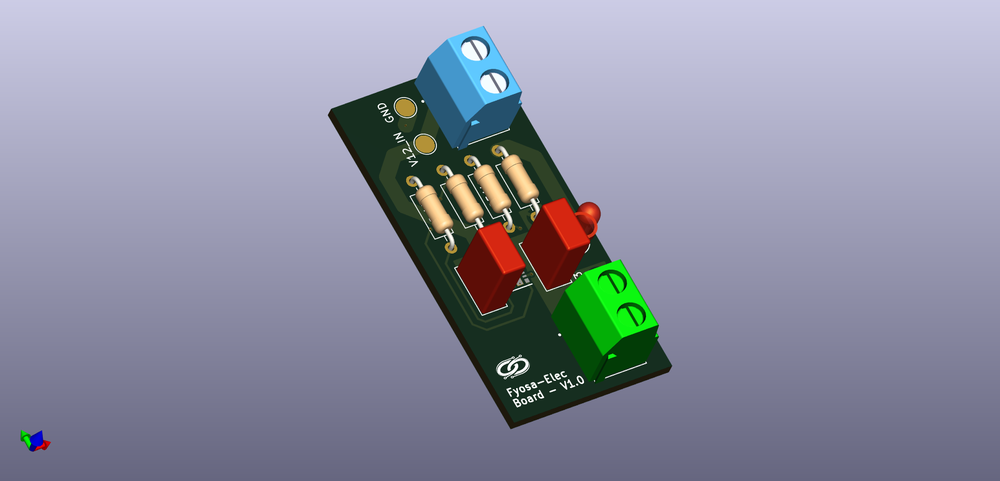
#> input picture hardware/3d/buck_3V3.png, 1000 x 481 px, shrunk from 1918 x 922 before the run
$ python -i anchor_roi.py   (imports and definitions only)
#> lines starting #> are read from the running program, lines starting #| are printed output that depends on the picture; after the words box and inside, x2 and y2 are one past the last pixel; in counts of white or black regions, pixels touching at a corner belong together
#> further down, picture is the input picture: shape (481, 1000, 3); mean B, G, R 161.4, 143.1, 140.3
"""
Anchor-based ROI extraction.

Find a fixed label (anchor text) on the straightened card using OCR,
then derive ROI boxes relative to that anchor.
"""

from typing import Dict, Optional, Tuple
import cv2
import numpy as np
import pytesseract


def _preprocess_for_anchor(image: np.ndarray) -> np.ndarray:
    """Preprocess image to improve anchor text OCR."""
    gray = cv2.cvtColor(image, cv2.COLOR_BGR2GRAY)
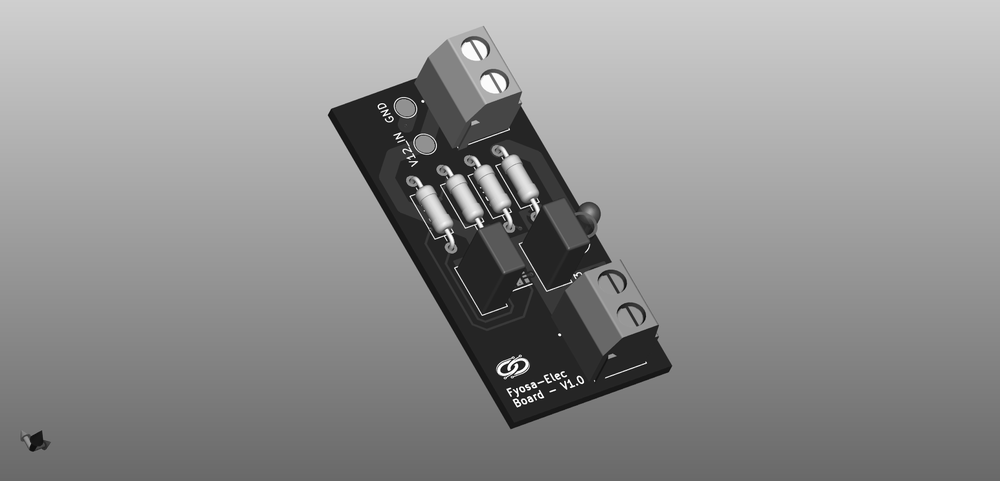
#> gray: shape (481, 1000); min 6, max 255, mean 144.4
    gray = cv2.GaussianBlur(gray, (3, 3), 0)
    # Increase contrast with adaptive thresholding
    thresh = cv2.adaptiveThreshold(
        gray, 255, cv2.ADAPTIVE_THRESH_GAUSSIAN_C,
        cv2.THRESH_BINARY, 21, 10
    )
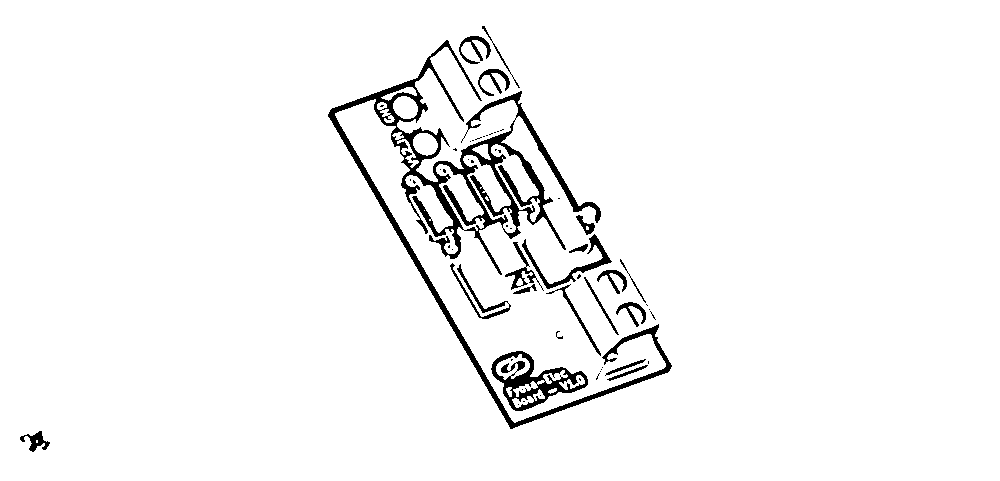
#> thresh: shape (481, 1000); 96.2% white; 59 black regions (39 under 20 px), largest, box (x1, y1, x2, y2) and area: (328, 40, 672, 429) 11907, (491, 351, 588, 411) 1942, (522, 234, 612, 289) 719
    return thresh


# [96 lines left out: functions find_anchor_box, derive_rois_from_anchor, not called in this run]

>>> import cv2
>>> picture = cv2.imread('../../hardware/3d/buck_3V3.png')
>>> result = _preprocess_for_anchor(picture)

$ run again, on hardware/3d/motor_driver.png
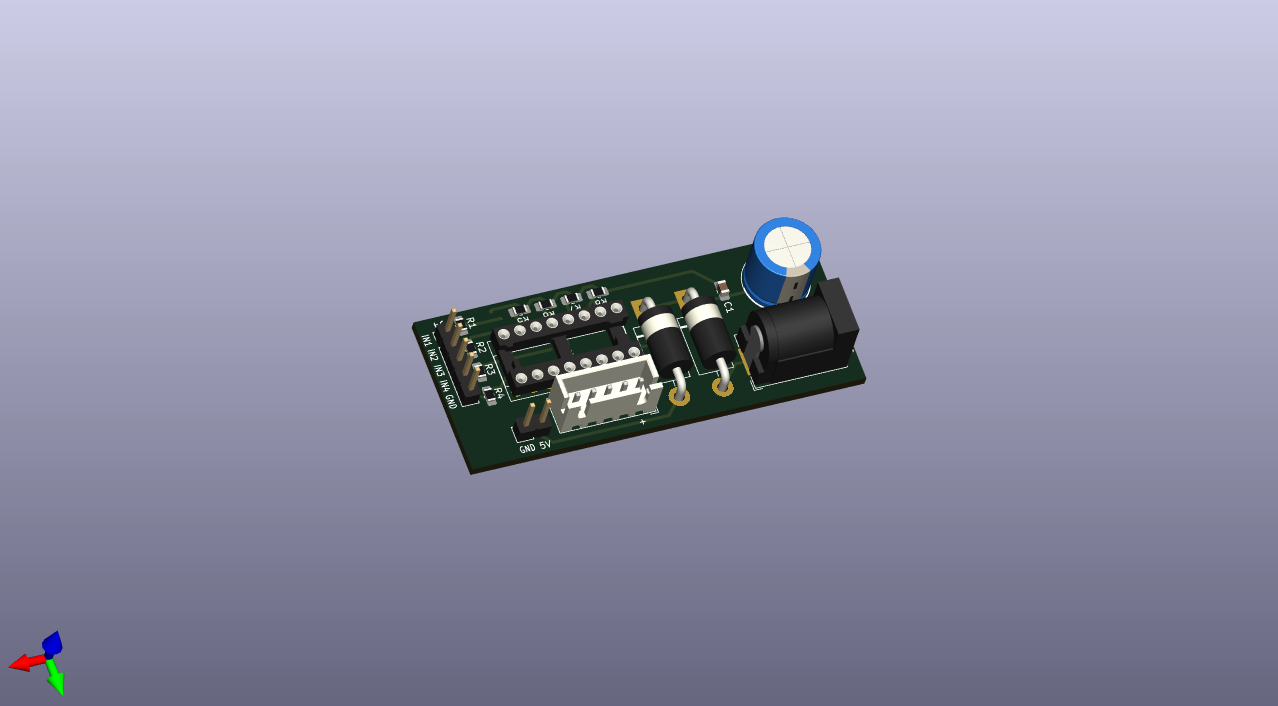
#> input picture hardware/3d/motor_driver.png, 1278 x 706 px
#> picture is the input picture: shape (706, 1278, 3); mean B, G, R 170.1, 147.1, 146.3
#> in _preprocess_for_anchor, `gray = cv2.cvtColor(image, cv2.COLOR_BGR2GRAY)`:
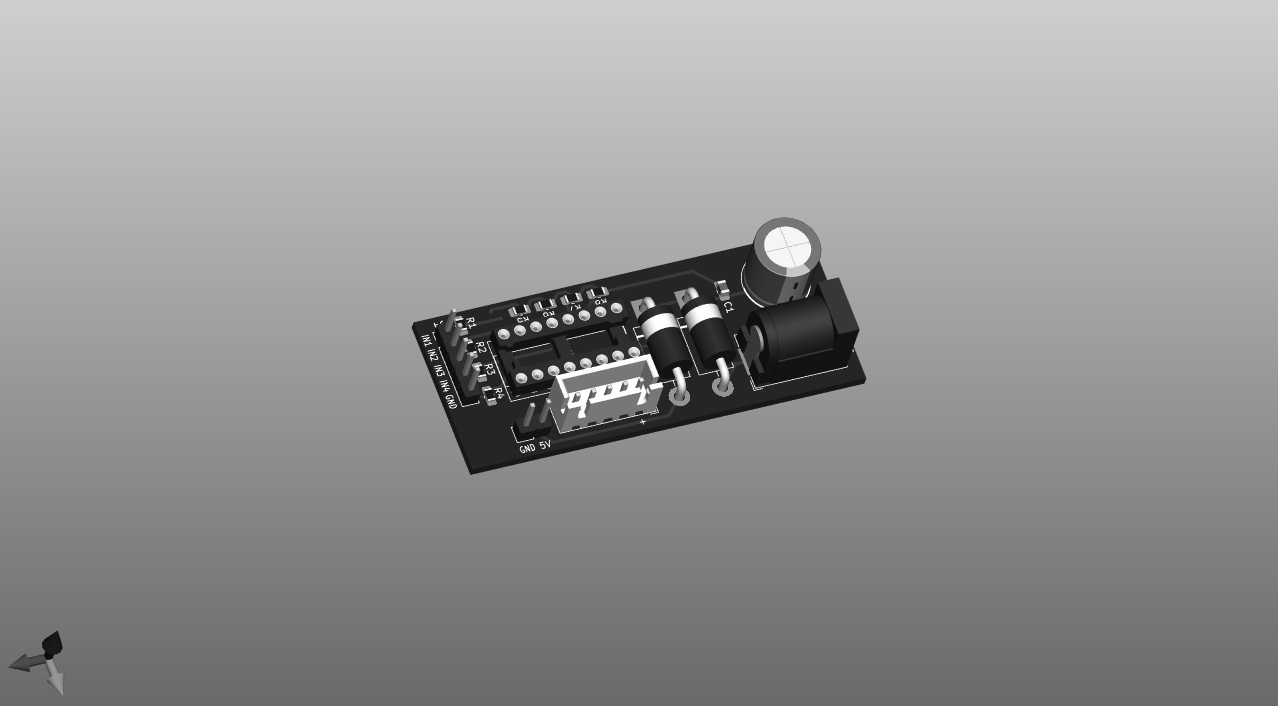
#> gray: shape (706, 1278); min 10, max 255, mean 149.6
#> in _preprocess_for_anchor, `thresh = cv2.adaptiveThreshold( gray, 255, cv2.ADAPTIVE_THRESH_GAUSSIA..`:
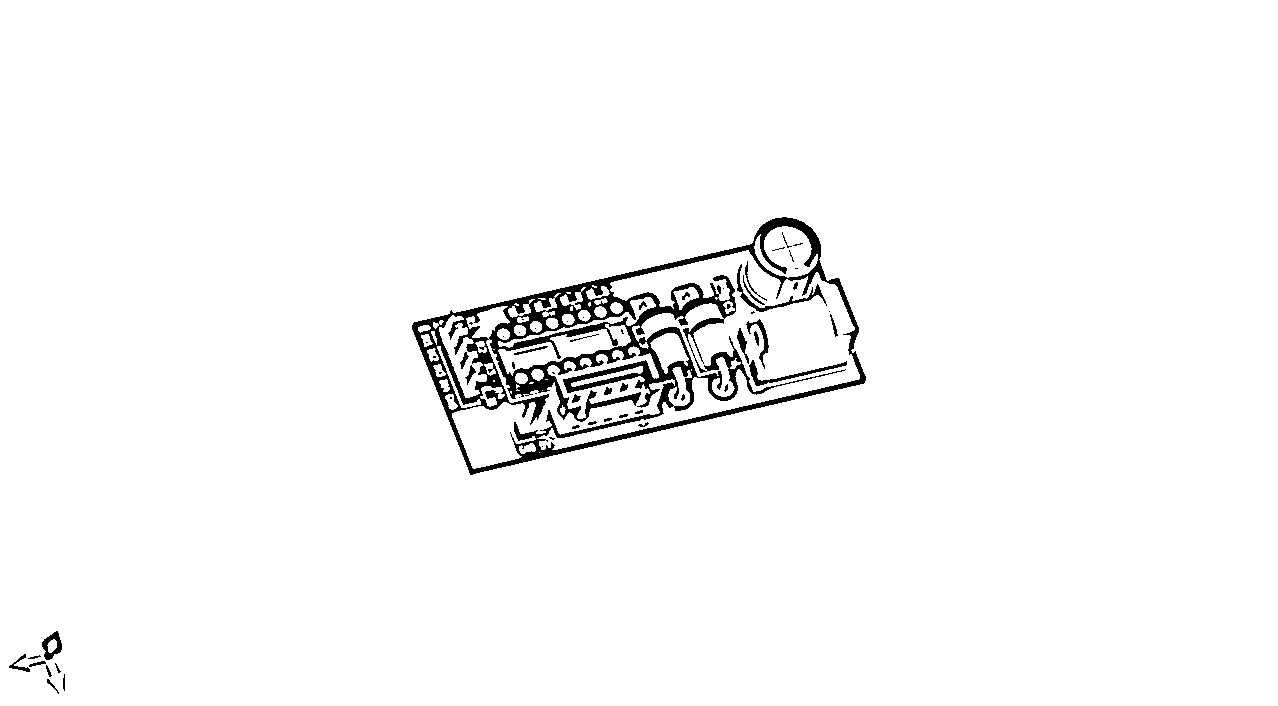
#> thresh: shape (706, 1278); 97.3% white; 62 black regions (28 under 20 px), largest, box (x1, y1, x2, y2) and area: (412, 217, 866, 475) 21847, (737, 264, 827, 312) 473, (749, 360, 847, 386) 435

$ run again, on hardware/3d/reverse_polarity.png
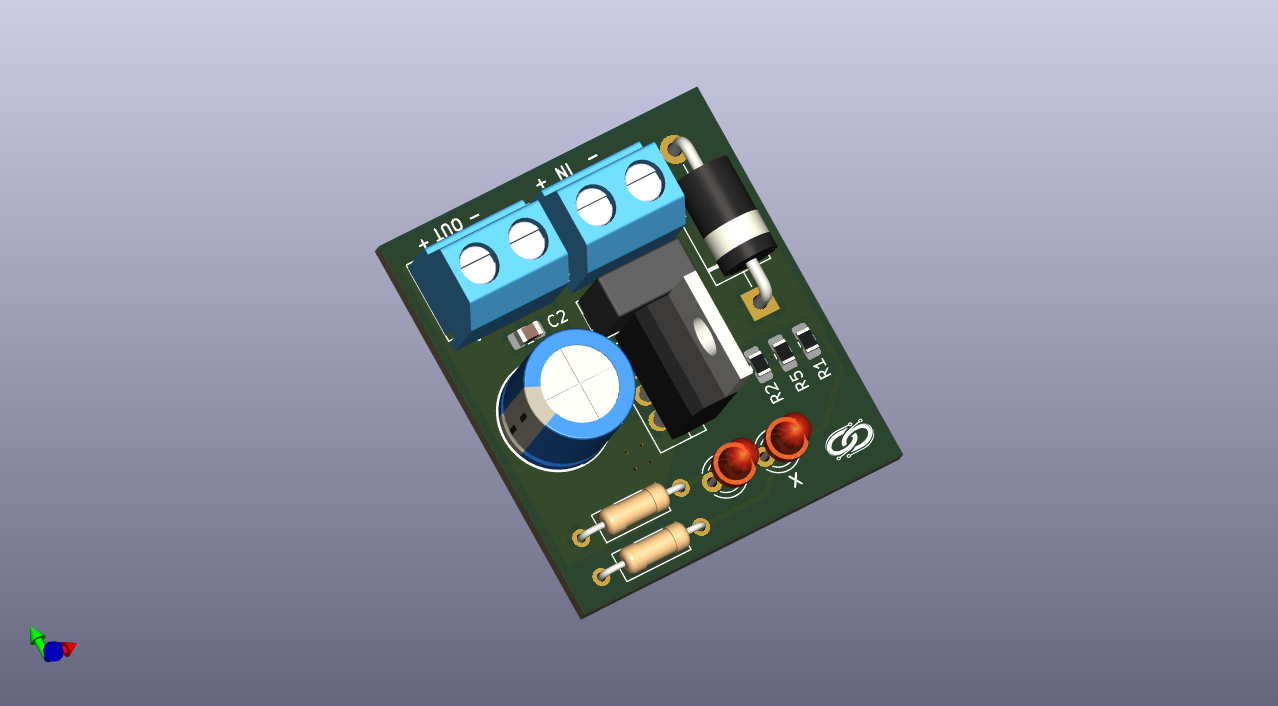
#> input picture hardware/3d/reverse_polarity.png, 1278 x 706 px
#> picture is the input picture: shape (706, 1278, 3); mean B, G, R 164.8, 144.9, 141.4
#> in _preprocess_for_anchor, `gray = cv2.cvtColor(image, cv2.COLOR_BGR2GRAY)`:
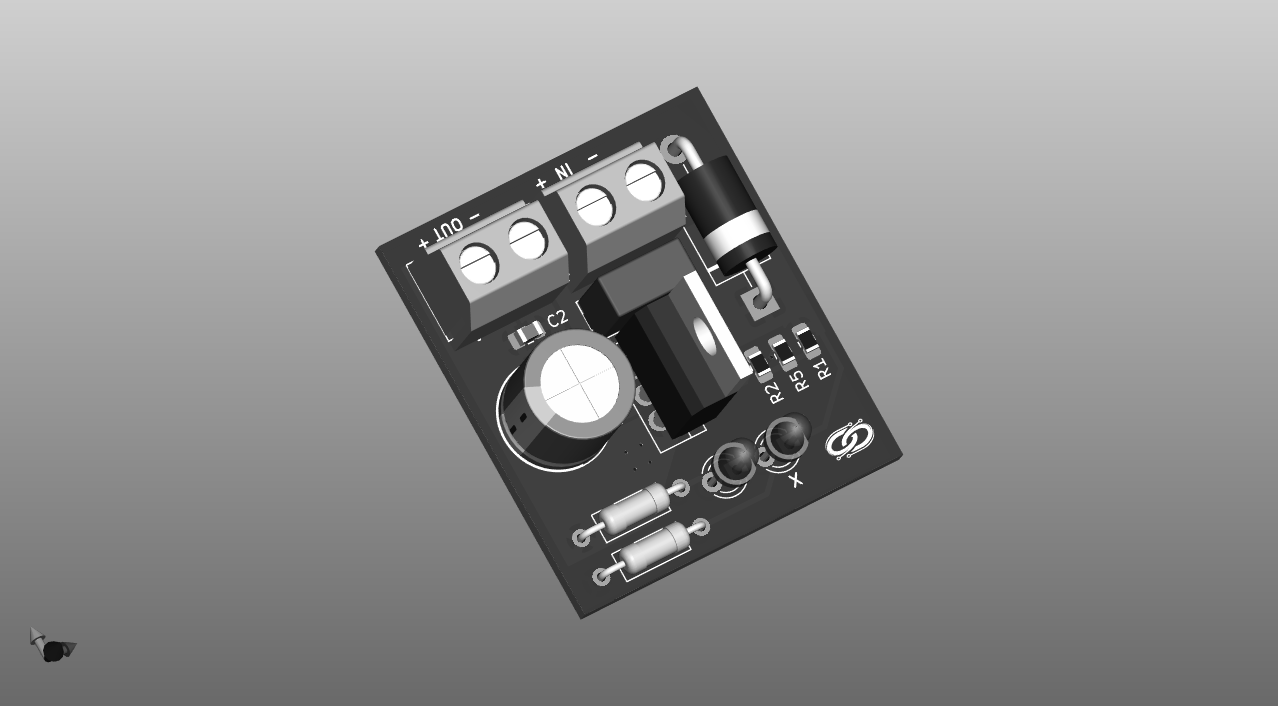
#> gray: shape (706, 1278); min 10, max 255, mean 146.2
#> in _preprocess_for_anchor, `thresh = cv2.adaptiveThreshold( gray, 255, cv2.ADAPTIVE_THRESH_GAUSSIA..`:
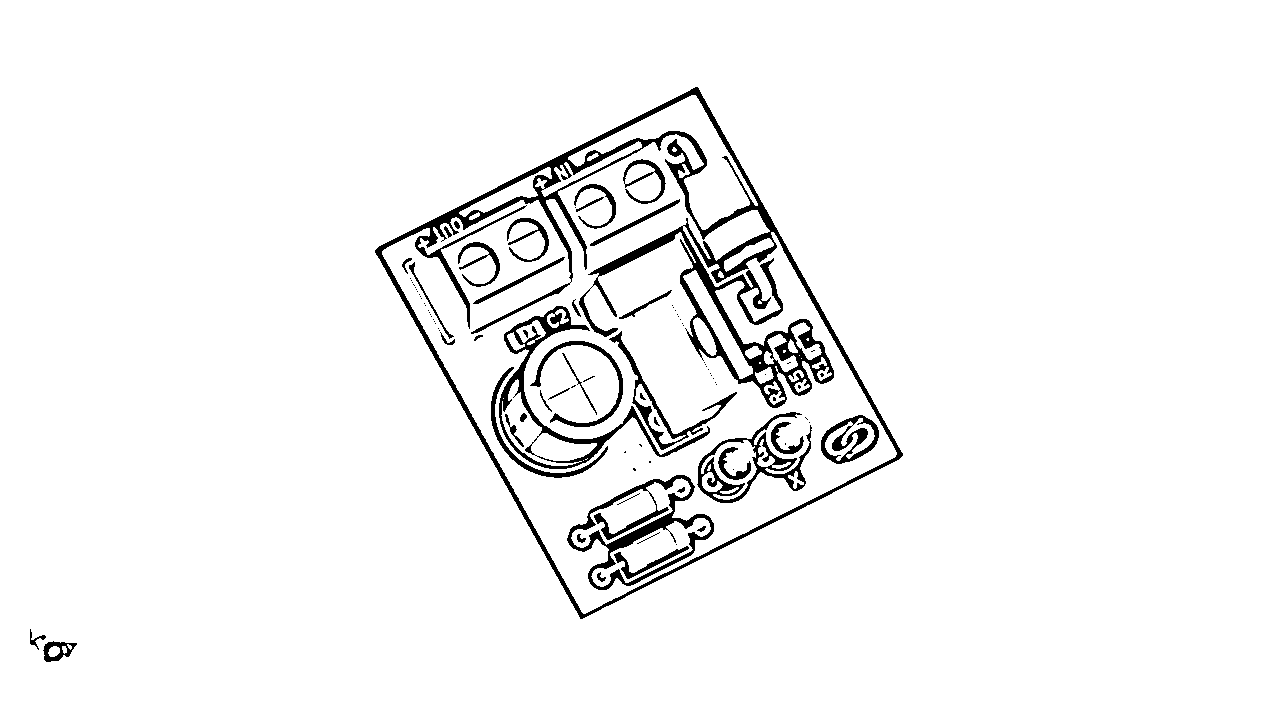
#> thresh: shape (706, 1278); 95.6% white; 98 black regions (56 under 20 px), largest, box (x1, y1, x2, y2) and area: (375, 87, 903, 619) 20457, (567, 475, 714, 590) 3434, (499, 306, 710, 469) 3351
